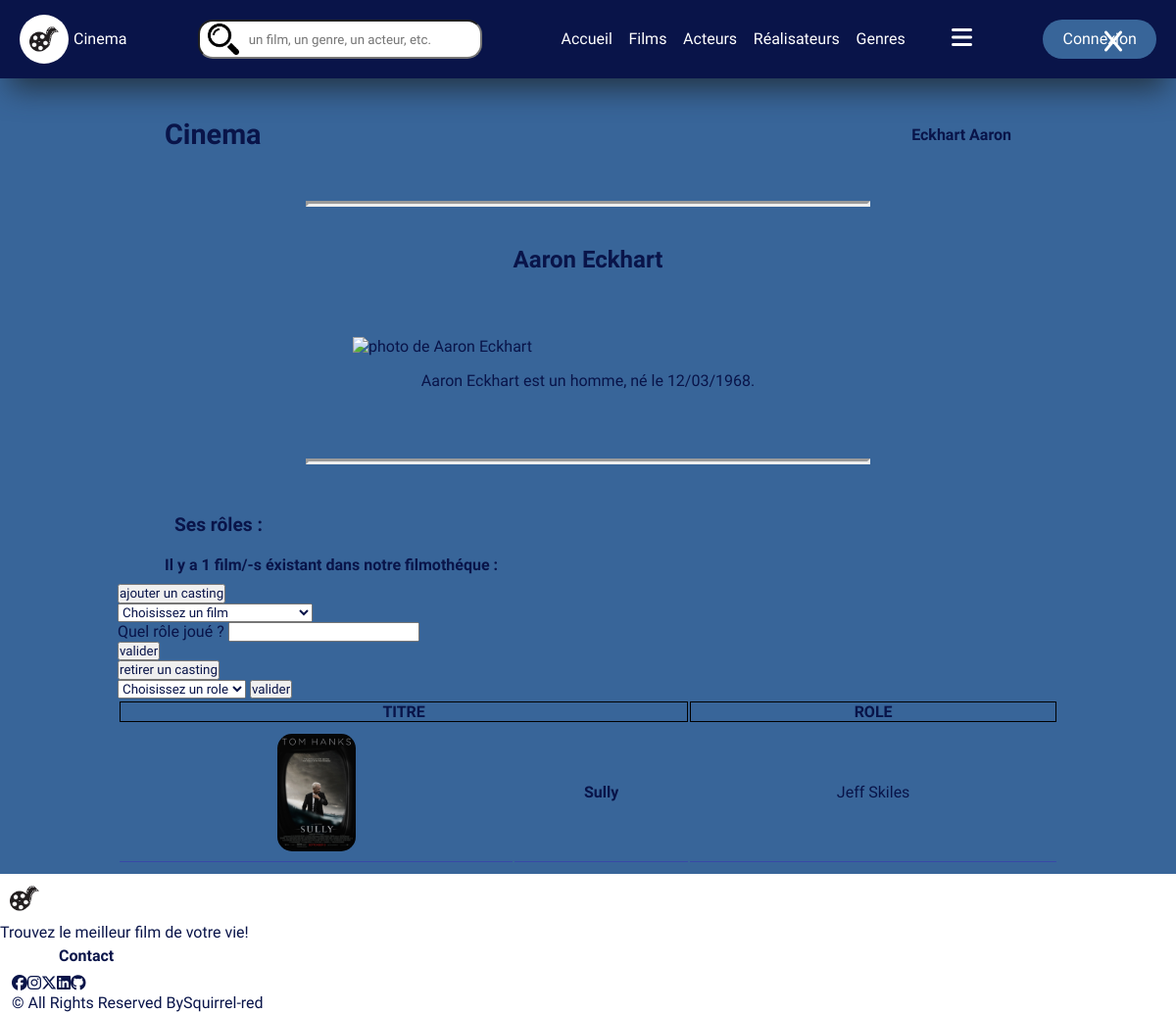
The page /index.php?action=detailActeur&id=5 on the database its author committed.
### tables this page shows
CREATE TABLE IF NOT EXISTS `acteur` (
  `id_acteur` int NOT NULL AUTO_INCREMENT,
  `id_personne` int NOT NULL,
  PRIMARY KEY (`id_acteur`),
  UNIQUE KEY `id_personne` (`id_personne`),
  CONSTRAINT `acteur_ibfk_1` FOREIGN KEY (`id_personne`) REFERENCES `personne` (`id_personne`)
);

CREATE TABLE IF NOT EXISTS `personne` (
  `id_personne` int NOT NULL AUTO_INCREMENT,
  `nom` varchar(50) DEFAULT NULL,
  `prenom` varchar(50) DEFAULT NULL,
  `sexe` varchar(10) DEFAULT NULL,
  `photo` varchar(255) DEFAULT NULL,
  `date_naissance` date DEFAULT NULL,
  `profil` varchar(255) DEFAULT NULL,
  PRIMARY KEY (`id_personne`)
);

CREATE TABLE IF NOT EXISTS `film` (
  `id_film` int NOT NULL AUTO_INCREMENT,
  `nom_film` varchar(255) NOT NULL,
  `date_sortie` int DEFAULT NULL,
  `duree` int NOT NULL,
  `synopsis` text  NOT NULL,
  `note` INT NOT NULL,
  `id_realisateur` int NOT NULL,
  `affiche_film` text NOT NULL,
  PRIMARY KEY (`id_film`),
  KEY `id_realisateur` (`id_realisateur`),
  CONSTRAINT `film_ibfk_1` FOREIGN KEY (`id_realisateur`) REFERENCES `realisateur` (`id_realisateur`)
);

CREATE TABLE IF NOT EXISTS `role` (
  `id_role` int NOT NULL AUTO_INCREMENT,
  `nom_role` varchar(50) DEFAULT NULL,
  PRIMARY KEY (`id_role`)
);

### controller/ActeurController.php (called while the page is built, shortened)
<?php
class ActeurController {
  public function detailActeur($id) {
    $pdo = Connect::seConnecter();
    $requete = $pdo->prepare("
    SELECT *, CONCAT(p.prenom, ' ', p.nom) AS fullName, DATE_FORMAT(date_naissance, '%d/%m/%Y') AS date_naissance
    FROM acteur
    INNER JOIN personne p ON p.id_personne = acteur.id_personne
    WHERE id_acteur = :id
    ");
    $requete->execute(["id" => $id]);
    $requeteFilms = $pdo->prepare('
    SELECT *, CONCAT(p.prenom, " ", p.nom) AS fullName
    FROM acteur a
    INNER JOIN personne p ON p.id_personne = a.id_personne
    INNER JOIN casting c ON c.id_acteur = a.id_acteur
    INNER JOIN role ON role.id_role = c.id_role
    INNER JOIN film ON film.id_film = c.id_film
    WHERE a.id_acteur = :id
    ORDER BY date_sortie DESC
    ');
    $requeteFilms->execute(["id" => $id]);
    require "view/detailActeur.php";
  }
}

### view/detailActeur.php (the view, shortened to what this page needs)
<?php ob_start();
$detailActeur = $requete->fetch();
$acteurFilms = $requeteFilms->fetchAll();
$films = $requeteAllFilms->fetchAll(); ?>
<h3><?= $detailActeur["fullName"] ?></h3>
<section id="personInfos">
  <figure>
    <img src="<?= $detailActeur["photo"] ?>" alt="photo de <?= $detailActeur["fullName"] ?>">
    <figcaption>
      <p>
        <?= $detailActeur["fullName"] ?> est
        <?php switch ( $detailActeur["sexe"] ) {
          case "homme":
            echo "un homme, né";
            break;
        } ?>
        le <?= $detailActeur["date_naissance"] ?>.
      </p>
    </figcaption>
  </figure>
</section>
<hr>
<section>
  <h4>Ses rôles :</h4>
  <p class="subtitle">
    Il y a <?= $requeteFilms->rowCount() ?> film/-s éxistant dans notre filmothéque :
  </p>
  <div class='buttons'>
    <div class="addContainer">
      <button class="addButton">ajouter un casting</button>
      <form id="addCasting" action="index.php?action=creerCastingActeur&id=<?= $detailActeur["id_acteur"] ?>"
        method="post">
        <select name="film" required>
          <option selected="true" value="" disabled="disabled">
            Choisissez un film
          </option>
        </select>
        <div id="castingRole">
          <label for="role">Quel rôle joué ?</label>
          <input type="text" id="role" name="role" required>
        </div>
        <input type="submit" value="valider">
      </form>
    </div>
    <div class="removeContainer">
      <button class="removeButton">retirer un casting</button>
      <form id="removeCasting" class="divWarning"
        action="index.php?action=supprimerCastingActeur&id=<?= $detailActeur["id_acteur"] ?>" method="post">
        <select name="role" class="warner" required>
          <option selected="true" value="" disabled="disabled">
            Choisissez un role
          </option>
        </select>
        <input type="submit" value="valider">
      </form>
    </div>
  </div>
  <table class="tableFilms">
    <thead>
      <tr>
        <th colspan="2">TITRE</th>
        <th>ROLE</th>
      </tr>
    </thead>
    <tbody>
      <?php foreach ($acteurFilms as $film) {
        $href = "index.php?action=detailFilm&id=".$film["id_film"]
        ?>
      <tr>
        <td class="affichePersonFilm">
          <div class="link">
            <a class href="<?= $href ?>">
              <img src="<?= $film["affiche_film"] ?>" alt="affiche du film <?= $film["nom_film"] ?>">
            </a>
          </div>
        </td>
        <td class="filmPersonNom">
          <div class="link subtitle">
            <a href="<?= $href ?>">
              <?= $film["nom_film"] ?>
            </a>
          </div>
        </td>
        <td class="filmPersonDate">
          <?= $film["nom_role"] ?>
        </td>
      </tr>
      <?php  } ?>
    </tbody>
  </table>
</section>
<?php
$titre_secondaire = $detailActeur["nom"]." ".$detailActeur["prenom"];
$contenu = ob_get_clean();
require "templates/template.php";

### templates/template.php (shortened to what this page needs)
<!DOCTYPE html>
<html lang="en">
<head>
  <link rel="stylesheet" href="public/css/styles.css">
</head>
<body>
  <header>
    <a href="index.php?action=accueil">
      <figure id="logo-container">
        <img src="public/img/logo.jpg" alt="logo">
        <figcaption>
          Cinema
        </figcaption>
      </figure>
    </a>
    <div id="search">
      <img src="public/img/wenSearch.png" alt="image loupe de la barre de recherche">
      <input type="search" placeholder="un film, un genre, un acteur, etc.">
    </div>
    <nav>
      <div id="close-button">
        <i class="fa-solid fa-x"></i>
      </div>
      <ul>
        <li class="link"><a href="index.php?action=accueil">Accueil</a></li>
        <li class="link"><a href="index.php?action=listFilms">Films</a></li>
        <li class="link"><a href="index.php?action=listActeurs">Acteurs</a></li>
        <li class="link"><a href="index.php?action=listRealisateurs">Réalisateurs</a></li>
        <li class="link"><a href="index.php?action=listGenres">Genres</a></li>
      </ul>
    </nav>
    <div id="toggle-menu">
      <i class="fa-solid fa-bars"></i>
    </div>
    <a href="#" id="connect-button">
      Connexion
    </a>
  </header>
  <div id="wrapper">
    <main>
      <div id="contenu">
        <div id="header-template">
          <h1 class="title">Cinema</h1>
          <h2 class="subtitle"><?= $titre_secondaire ?></h2>
        </div>
        <hr>
        <?= $contenu ?>
      </div>
    </main>
  </div>
  <footer class="footer">
    <div id="footerContainer">
      <div>
        <a href="#">
          <figure id="logo-container">
            <img src="public/img/logo.jpg" alt="logo">
            <figcaption>
            </figcaption>
          </figure>
        </a>
        <p id="footerDescription">
          Trouvez le meilleur film de votre vie!
        </p>
      </div>
      <div id="contact">
        <h3 class="subtitle">Contact</h3>
        <ul class="link">
          <li>
            <a href="https://www.facebook.com/">
              <i class="fa-brands fa-facebook"></i>
            </a>
          </li>
          <li>
            <a href="https://www.instagram.com/">
              <i class="fa-brands fa-instagram"></i>
            </a>
          </li>
          <li>
            <a href="https://twitter.com/">
              <i class="fa-brands fa-x-twitter"></i>
            </a>
          </li>
          <li>
            <a href="https://fr.linkedin.com/">
              <i class="fa-brands fa-linkedin"></i>
            </a>
          </li>
          <li>
            <a href="https://github.com/">
              <i class="fa-brands fa-github"></i>
            </a>
          </li>
        </ul>
      </div>
    </div>
    <p class="copy link">
      &#169; All Rights Reserved By <span id="me"><a href="#">Squirrel-red</a></span>
    </p>
  </footer>
</body>
</html>

### public/css/styles.css (style rules this page uses)
:root { --darkblue: #091449; --bluegrey: rgba(56, 65, 173, 0.75); --lightgrey: #386599; --white: #a6afb8; --transitionTime: 0.3s }
* { color: var(--darkblue); margin: 0; padding: 0; vertical-align: top; box-sizing: border-box; font-family: "Kanit", sans-serif; line-height: 1.2em }
html { scroll-behavior: smooth; }
ul { list-style: none; }
a { text-decoration: none; }
#wrapper { background-color: var(--lightgrey); min-height: 80vh; display: flex; justify-content: center; }
main { padding-top: 120px; width: 80%; }
#contenu { display: flex; flex-direction: column; }
p, h1, h2, h3, h4, span, legend { cursor: default; }
h3, h4 { padding: 5px 10px; border-radius: 5px; width: fit-content; }
h3 { margin: 10px auto 50px auto; font-size: 1.5rem; }
h4 { margin: 10px 5% 10px 5%; font-size: 1.2rem; }
.title { font-weight: 600; font-size: 1.8rem; }
.subtitle { font-weight: 600; font-size: 1rem; margin: 5px 0 10px 0; padding: 0 5%; }
section { margin: 10px 0; display: flex; flex-direction: column; }
hr { margin: 50px auto 25px auto; width: 60%; border-width: 3px; }

### rows shown on the page
acteur: id_personne.prenom "Eckhart Aaron", film.affiche_film (picture), film.nom_film "Sully", role.nom_role "Jeff Skiles"

### other values the page prints
$detailActeur["fullName"] "Aaron Eckhart"
$detailActeur["date_naissance"] "12/03/1968"
$requeteFilms->rowCount() "1"
